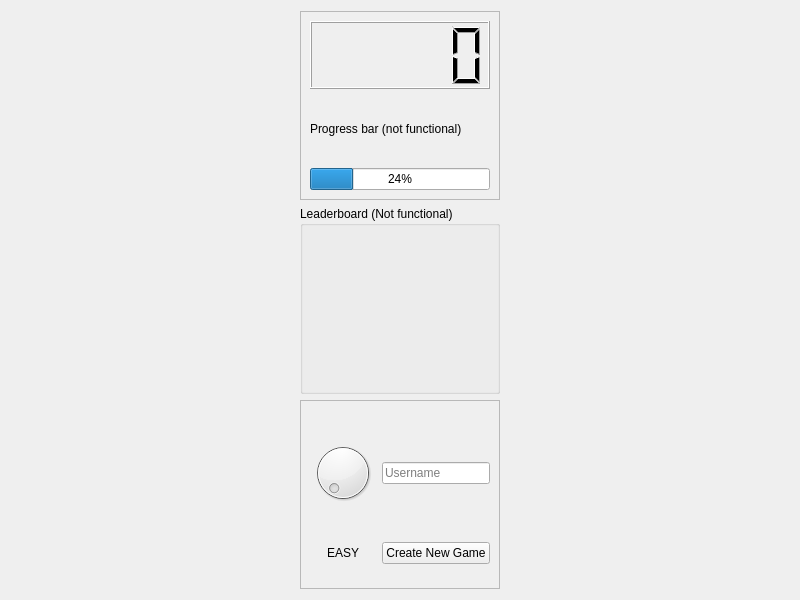
<?xml version="1.0" encoding="UTF-8"?>
<ui version="4.0">
 <class>MainWindow</class>
 <widget class="QWidget" name="MainWindow">
  <property name="geometry">
   <rect>
    <x>0</x>
    <y>0</y>
    <width>800</width>
    <height>600</height>
   </rect>
  </property>
  <property name="windowTitle">
   <string>Minesweeper2</string>
  </property>
  <layout class="QHBoxLayout" name="horizontalLayout">
   <item>
    <layout class="QVBoxLayout" name="sideBarLayout">
     <property name="sizeConstraint">
      <enum>QLayout::SizeConstraint::SetMaximumSize</enum>
     </property>
     <item>
      <widget class="QFrame" name="statusFrame">
       <property name="maximumSize">
        <size>
         <width>200</width>
         <height>16777215</height>
        </size>
       </property>
       <property name="frameShape">
        <enum>QFrame::Shape::StyledPanel</enum>
       </property>
       <property name="frameShadow">
        <enum>QFrame::Shadow::Raised</enum>
       </property>
       <layout class="QVBoxLayout" name="verticalLayout_2">
        <item>
         <widget class="LcdStopwatch" name="stopwatchLcd"/>
        </item>
        <item>
         <widget class="QLabel" name="usernameLabel">
          <property name="text">
           <string>Progress bar (not functional)</string>
          </property>
         </widget>
        </item>
        <item>
         <widget class="QProgressBar" name="progressBar">
          <property name="value">
           <number>24</number>
          </property>
         </widget>
        </item>
       </layout>
      </widget>
     </item>
     <item>
      <widget class="QGroupBox" name="leadeboardGroupBox">
       <property name="maximumSize">
        <size>
         <width>200</width>
         <height>16777215</height>
        </size>
       </property>
       <property name="title">
        <string>Leaderboard (Not functional)</string>
       </property>
      </widget>
     </item>
     <item>
      <widget class="QFrame" name="newBoardFrame">
       <property name="maximumSize">
        <size>
         <width>200</width>
         <height>16777215</height>
        </size>
       </property>
       <property name="frameShape">
        <enum>QFrame::Shape::StyledPanel</enum>
       </property>
       <property name="frameShadow">
        <enum>QFrame::Shadow::Raised</enum>
       </property>
       <layout class="QGridLayout" name="gridLayout">
        <item row="0" column="1">
         <widget class="QLineEdit" name="usernameLineEdit">
          <property name="placeholderText">
           <string>Username</string>
          </property>
         </widget>
        </item>
        <item row="2" column="1">
         <widget class="QPushButton" name="newGameButton">
          <property name="text">
           <string>Create New Game</string>
          </property>
         </widget>
        </item>
        <item row="2" column="0">
         <widget class="QLabel" name="levelSelectLabel">
          <property name="text">
           <string>EASY</string>
          </property>
          <property name="alignment">
           <set>Qt::AlignmentFlag::AlignCenter</set>
          </property>
         </widget>
        </item>
        <item row="0" column="0">
         <widget class="QDial" name="levelSelectDial">
          <property name="minimum">
           <number>0</number>
          </property>
          <property name="maximum">
           <number>30</number>
          </property>
         </widget>
        </item>
       </layout>
      </widget>
     </item>
    </layout>
   </item>
  </layout>
 </widget>
 <customwidgets>
  <customwidget>
   <class>LcdStopwatch</class>
   <extends>QLCDNumber</extends>
   <header>C:\Users\mcphe\OneDrive\Desktop\Projects\Code\Qt Practice\Minesweeper 2\minesweeper2\lcdstopwatch.h</header>
  </customwidget>
 </customwidgets>
 <resources/>
 <connections/>
</ui>
